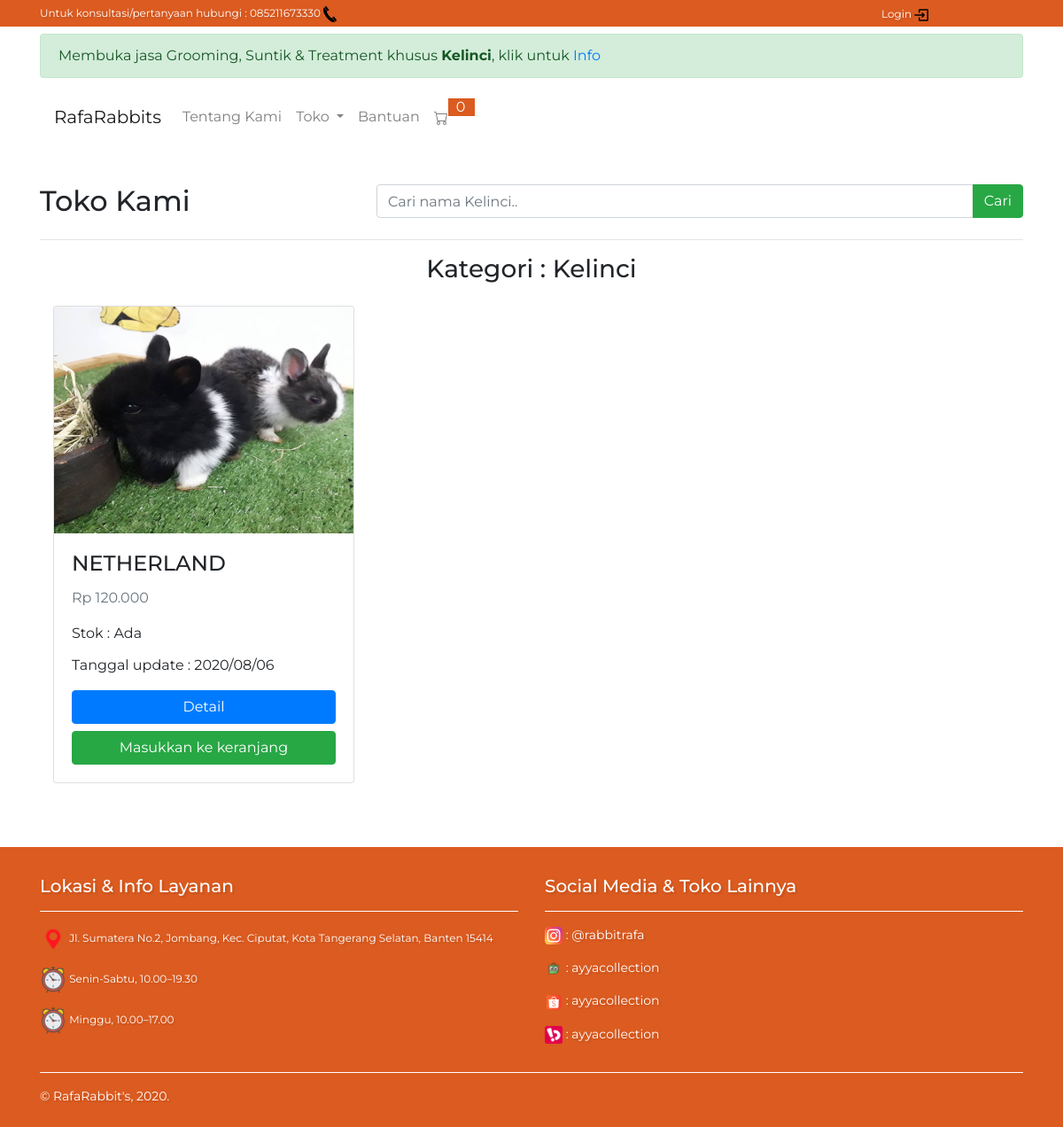
Page /pengunjung/perKategori/1 on the committed database.
### tables this page shows
CREATE TABLE `tb_kategori` (
  `id_kategori` int(11) NOT NULL,
  `nama_kategori` varchar(50) DEFAULT NULL
);

CREATE TABLE `tb_dagangan` (
  `id_data` int(3) NOT NULL,
  `nama_hewan` varchar(85) NOT NULL,
  `gambar_hewan` varchar(64) NOT NULL,
  `catatan_tambahan` varchar(225) NOT NULL,
  `harga_hewan` int(35) NOT NULL,
  `ketersediaan` varchar(12) NOT NULL,
  `tanggal_ubah` varchar(12) NOT NULL,
  `jenis_makanan` varchar(50) DEFAULT NULL,
  `aksesoris` varchar(50) DEFAULT NULL,
  `id_kategori` int(11) NOT NULL
);

### application/controllers/Pengunjung.php (called while the page is built, shortened)
<?php
class Pengunjung extends CI_Controller {
	public function __construct()
	{
		$this->load->model('Pengunjung_model');
		$this->load->model('Admin_model');
		$this->load->helper('form');
		$this->load->library('form_validation');
	}
	public function perKategori($id)
	{
		$data['namakategori'] = $this->Admin_model->getKategoriById($id);
		$data['judul'] =  'RafaRabbit`s | Kategori ';
		$data['hewan'] = $this->Pengunjung_model->getDaganganByKategori($id);
		$data['kategori'] = $this->Admin_model->getAllKategori();
		$this->load->view('templates/header', $data);
		$this->load->view('Pengunjung/perKategori', $data);
		$this->load->view('templates/footer_pengunjung');
	}
}

### index.php (called while the page is built, shortened)
<?php
require_once BASEPATH.'core/CodeIgniter.php';

### application/models/Admin_model.php (called while the page is built, shortened)
<?php
class Admin_model extends CI_Model {
	public function getAllKategori()
	{
	    return $this->db->get('tb_kategori')->result_array();
	}
}

### application/models/Pengunjung_model.php (called while the page is built, shortened)
<?php
class Pengunjung_model extends CI_Model {
    public function getDaganganByKategori($id)
	{
	    return $this->db->get_where('tb_dagangan', ['id_kategori' => $id])->result_array();
    }
}

### application/views/Pengunjung/perKategori.php (the view, shortened to what this page needs)
<div class="container">
    <div class="row mt-5">
        <div class="col-md-4">
            <h2>Toko Kami</h2>
        </div>
        <div class="col-md-8">
            <?= form_open(); ?>
                <div class="input-group">
                    <input type="text" class="form-control" placeholder="Cari nama <?= $namakategori['nama_kategori'] ;?>.." name="cariToko">
                    <div class="input-group-append">
                        <button class="btn btn-success" type="submit">Cari</button>
                    </div>
                </div>
            <?= form_close(); ?>
        </div>
    </div>
    <hr>
    <div class="row mt-3 mb-3">
        <div class="col-md-12">
            <h3 align="center">Kategori : <?= $namakategori['nama_kategori'];?></h3>
        </div>
    </div>
    <div class="row mx-auto mb-5">
                    <?php foreach ($hewan as $h) : ?>
                    <div class="col-md-4 mb-4">
                        <div class="card">
                            <img src="<?= base_url('assets/img/dataweb/') . html_escape($h['gambar_hewan']); ?>" style="height:16rem;" class="card-img-top">
                        <div class="card-body">
                            <h4 class="card-title text-uppercase"><?= $h['nama_hewan'];?></h4>
                            <p class="card-text text-muted"><?= "Rp " . number_format(html_escape($h['harga_hewan']),0,'.','.') ;?></p>
                            <p class="card-title">Stok : <?= $h['ketersediaan'];?></p>
                            <p>Tanggal update : <?= $h['tanggal_ubah'];?></p>
                            <div class="row">
                                <div class="col-md-12">
                                    <a href="<?= base_url();?>pengunjung/detail/<?= $h['id_data']; ?>" class="btn btn-primary btn-block mb-2">Detail</a>
                                </div>
                                <div class="col-md-12">
                                <?php if ($h['ketersediaan'] == 'Ada') : ?>
                                    <a href="<?= base_url();?>pengunjung/tambah_ke_keranjang/<?= $h['id_data'];?>" class="add_cart btn btn-success btn-block">Masukkan ke keranjang</a>
                                <?php else: ?>
                                    <button class="add_cart btn btn-success btn-block" onclick="alert('Stok habis')">Masukkan ke keranjang</button>
                                <?php endif; ?>
                                </div>
                            </div>
                        </div>
                        </div>
                    </div>
                    <?php endforeach; ?>
                </div>
</div>

### assets/css/style.css (style rules this page uses)
* { margin: 0; padding: 0; box-sizing: border-box; }
html { scroll-behavior: smooth; }
body { font-family: 'Montserrat', sans-serif; }

### rows in the picture
tb_kategori: cariToko "Cari nama Kelinci..", nama_kategori "Kelinci"
tb_dagangan: gambar_hewan (picture), nama_hewan "NETHERLAND", harga_hewan "120.000", ketersediaan "Ada", tanggal_ubah "2020/08/06"

### other values in the picture
$this->cart->total_items() "0"
